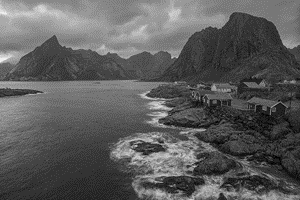
//> input picture Image/Image1.png, 300 x 200 px
$ ./TestDay2   (built with g++ and OpenCV 4)
//> lines starting //> are read from the running program, lines starting //| are printed output that depends on the picture; after the words box and inside, x2 and y2 are one past the last pixel; in counts of white or black regions, pixels touching at a corner belong together
#include <opencv2/opencv.hpp>
#include <iostream>
#include <vector>

using namespace std;
using namespace cv;

void CalculateHistAndCDF(Mat& image, vector<float>& hist, vector<float>& cdf);
Mat ManualHistogramEqualization(Mat& src);
Mat ManualMachingHistogram(Mat& src, Mat& ref);
Mat Display(Mat& image);
Mat LocalHistogramEqualization(Mat& image, int blockSize);

int main() {
    // Read the image in grayscale
    Mat image = imread("C:/Users/tuana/Downloads/Image1.png", IMREAD_GRAYSCALE);
//> image is the input picture: 200 rows x 300 cols, CV_8UC1; min 0, max 246, mean 92.5
    Mat ref = imread("C:/Users/tuana/Downloads/Screenshot 2025-05-09 154617.png", IMREAD_GRAYSCALE);
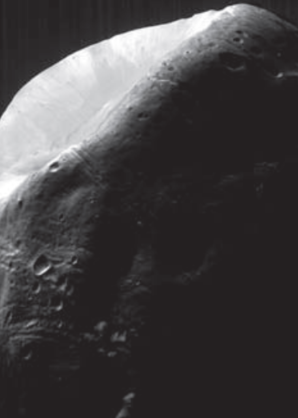
//> input picture Image/Screenshot 2025-05-09 154617.png, 298 x 418 px
//> ref: 418 rows x 298 cols, CV_8UC1; min 34, max 255, mean 66.5
    if (image.empty() || ref.empty()) {
        cout << "Could not open or find the image!\n";
        return -1;
    }
    //Original Histogram
    Mat imageHist = Display(image);
    Mat refHist = Display(ref);

    imshow("Image Histogram", imageHist);
    imshow("Ref Histogram", refHist);

    // [20 lines of commented-out code are left out]
    Mat localHistogram = LocalHistogramEqualization(image, 32);
    imshow("Local Histogram Equalization", localHistogram);

    waitKey(0);
    return 0;
}

// [76 lines left out: functions CalculateHistAndCDF, ManualHistogramEqualization, ManualMachingHistogram, not called in this run]

Mat Display(Mat& image)
{
    int histogram[256] = { 0 };

    for (int y = 0; y < image.rows; y++)
    {
        for (int x = 0; x < image.cols; x++)
        {
            unsigned char pixel_value = image.at<unsigned char>(y, x);
            histogram[pixel_value]++;
        }
    }
//> after the loop, histogram = 256 values, max 11648 at index 51, min 0 at index 1, mean 234.4

    // Tìm giá trị lớn nhất trong histogram để chuẩn hóa
    int histMax = *max_element(histogram, histogram + 256);
//> histMax = 11648

    int hist_w = 512; int hist_h = 400;
    int bin_w = cvRound((double)hist_w / 256);

    Mat histImage(hist_h, hist_w, CV_8UC1, Scalar(255));

    // Vẽ các dòng của histogram
    for (int i = 1; i < 256; i++) {
        line(histImage,
            Point(bin_w * (i - 1), hist_h - (histogram[i - 1] * hist_h / histMax)),
            Point(bin_w * i, hist_h - (histogram[i] * hist_h / histMax)),
            Scalar(0), 2);
    }
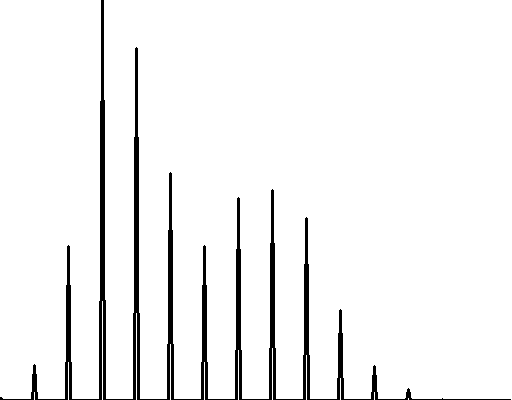
//> histImage: 400 rows x 512 cols, CV_8UC1; 95% white; 1 black region, box (x1, y1, x2, y2) and area: (0, 0, 511, 400) 10168
//> after the loop in Display (call 2), `for (int y = 0; y < image.rows; y++)`: histogram = 256 values, max 70147 at index 34, min 0 at index 0, mean 486.6
//> in Display (call 2), `int histMax = *max_element(histogram, histogram + 256);`: histMax = 70147
//> after the loop in Display (call 2), `for (int i = 1; i < 256; i++)`:
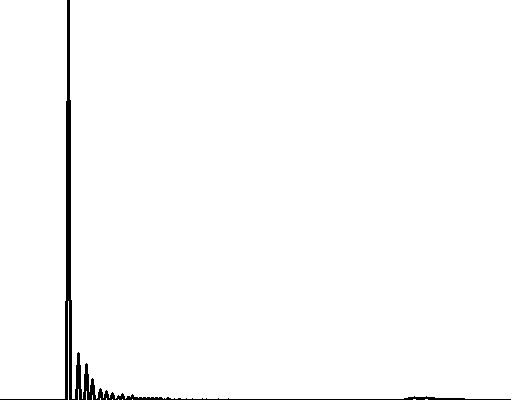
//> histImage: 400 rows x 512 cols, CV_8UC1; 98.4% white; 1 black region, box (x1, y1, x2, y2) and area: (0, 0, 511, 400) 3181

    return histImage;
}
Mat LocalHistogramEqualization(Mat& image, int blockSize)
{
//> called with blockSize = 32
    Mat result = image.clone();

    for (int x = 0; x < image.cols; x += blockSize)
    {
        for (int y = 0; y < image.rows; y += blockSize)
        {
            int width = min(blockSize, image.cols - x);
            int height = min(blockSize, image.rows - y);
            Rect roi(x,y,width,height);
            Mat srcBlock = image(roi);
            Mat dstBlock = result(roi);
            equalizeHist(srcBlock, dstBlock);
            dstBlock.copyTo(result(roi));
        }
    }
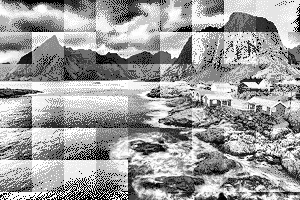
//> result: 200 rows x 300 cols, CV_8UC1; min 0, max 255, mean 158.1
    return result;
}
